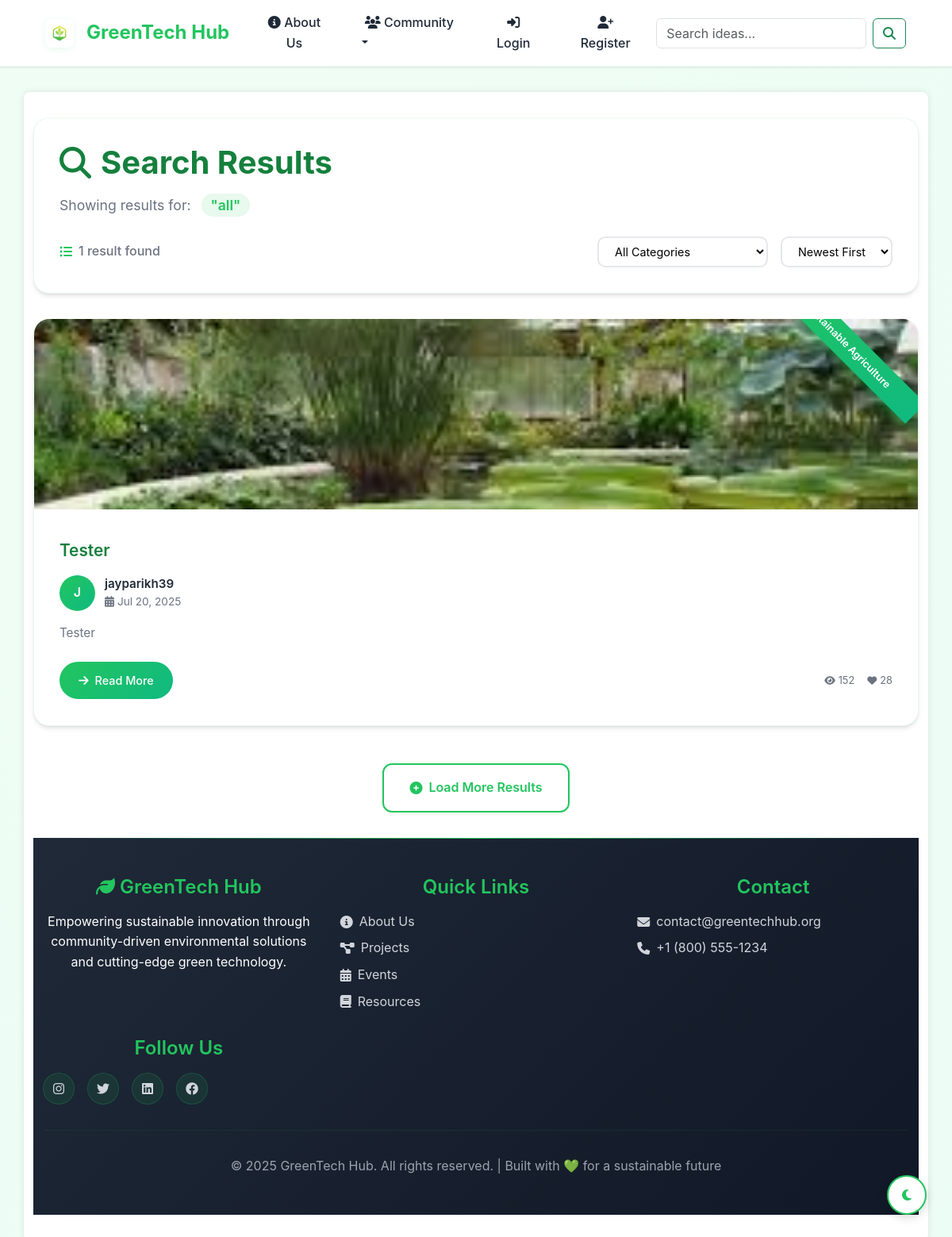
The app's page /search/ with its own data.
### green_app/models.py (models this page shows, shortened)
class GreenIdea(models.Model):
    title = models.CharField(max_length=200)
    description = models.TextField()
    submitted_by = models.ForeignKey(User, on_delete=models.CASCADE)
    category = models.ForeignKey(Category, on_delete=models.SET_NULL, null=True)
    image = models.ImageField(upload_to='idea_images/', blank=True, null=True)
    submission_date = models.DateTimeField(auto_now_add=True)
    is_featured = models.BooleanField(default=False)
    views_count = models.IntegerField(default=0)

class Category(models.Model):
    name = models.CharField(max_length=100)
    description = models.TextField()
    created_at = models.DateTimeField(auto_now_add=True)

### green_app/views.py (the view)
# urls.py: path('search/', views.search_view, name='search'),
def search_view(request):
    query = request.GET.get('q')
    category_id = request.GET.get('category')
    results = GreenIdea.objects.all().order_by('-submission_date')
    if query:
        results = results.filter(Q(title__icontains=query) | Q(description__icontains=query))
    if category_id:
        results = results.filter(category_id=category_id)
    categories = Category.objects.all()
    return render(request, 'green_app/search_results.html', {
        'results': results,
        'query': query or "all",
        'categories': categories
    })

### templates/green_app/search_results.html (shortened to what this page needs)
{% extends 'green_app/base.html' %}
{% block content %}
<div class="search-container fade-in-up">
    <div class="search-header">
        <div class="search-title-section">
            <h1 class="search-title">
                <i class="fas fa-search"></i>
                Search Results
            </h1>
            <div class="search-query">
                <span class="query-label">Showing results for:</span>
                <span class="query-text">"{{ query }}"</span>
            </div>
        </div>
        <div class="results-meta">
            <div class="results-count">
                <i class="fas fa-list-ul"></i>
                {{ results|length }} result{{ results|length|pluralize }} found
            </div>
            <div class="search-filters">
                <select class="filter-select" onchange="filterResults(this.value)">
                    <option value="all">All Categories</option>
                </select>
                <select class="sort-select" onchange="sortResults(this.value)">
                    <option value="newest">Newest First</option>
                </select>
            </div>
        </div>
    </div>
    <div class="search-content">
        {% if results %}
            <div class="results-grid" id="resultsGrid">
                {% for result in results %}
                <div class="result-card" data-category="{{ result.category.name|lower }}" data-title="{{ result.title }}" data-author="{{ result.submitted_by.username }}" data-date="{{ result.submission_date|date:'Y-m-d' }}">
                    <div class="card-ribbon">
                        <span class="category-label">{{ result.category.name }}</span>
                    </div>
                    {% if result.image %}
                    <div class="card-image-wrapper">
                    </div>
                    {% else %}
                    <div class="card-image-placeholder">
                        <i class="fas fa-lightbulb"></i>
                    </div>
                    {% endif %}
                    <div class="card-content">
                        <div class="card-header">
                            <h3 class="card-title">
                                <a href="{% url 'idea_detail' pk=result.pk %}">{{ result.title }}</a>
                            </h3>
                            <div class="card-meta">
                                <div class="author-info">
                                    <div class="author-avatar">
                                        {{ result.submitted_by.username|first|upper }}
                                    </div>
                                    <div class="author-details">
                                        <div class="author-name">{{ result.submitted_by.username }}</div>
                                        <div class="submission-date">
                                            <i class="fas fa-calendar-alt"></i>
                                            {{ result.submission_date|date:"M d, Y" }}
                                        </div>
                                    </div>
                                </div>
                            </div>
                        </div>
                        <p class="card-description">{{ result.description|truncatewords:25 }}</p>
                        <div class="card-actions">
                            <a href="{% url 'idea_detail' pk=result.pk %}" class="btn-primary">
                                <i class="fas fa-arrow-right"></i>
                                Read More
                            </a>
                            <div class="card-stats">
                                <span class="stat-item">
                                    <i class="fas fa-eye"></i>
                                    152
                                </span>
                                <span class="stat-item">
                                    <i class="fas fa-heart"></i>
                                    28
                                </span>
                            </div>
                        </div>
                    </div>
                </div>
                {% endfor %}
            </div>
            <div class="search-pagination">
                <button class="btn-pagination" onclick="loadMoreResults()">
                    <i class="fas fa-plus-circle"></i>
                    Load More Results
                </button>
            </div>
        {% endif %}
    </div>
</div>
{% endblock %}

### static/green_app/style.css (style rules this page uses)
body { font-family: 'Segoe UI', Tahoma, Geneva, Verdana, sans-serif; margin: 0; padding: 0; background-color: #f4f6f8; color: #333; }
h1, h2, h3 { color: #2e7d32; }
.card-title { color: #065f46; }

### templates/green_app/base.html (style rules this page uses)
:root { --primary-green: #22c55e; --dark-green: #15803d; --light-green: #dcfce7; --accent-green: #10b981; --text-dark: #1f2937; --text-light: #6b7280; --card-shadow: 0 4px 6px -1px rgb(0 0 0 / 0.1), 0 2px 4px -2px rgb(0 0 0 / 0.1); --card-hover-shadow: 0 20px 25px -5px rgb(0 0 0 / 0.1), 0 10px 10px -5px rgb(0 0 0 / 0.04); }
* { margin: 0; padding: 0; box-sizing: border-box; }
body { background: linear-gradient(135deg, #f0fdf4 0%, #ecfdf5 100%); font-family: 'Inter', -apple-system, BlinkMacSystemFont, sans-serif; line-height: 1.6; color: var(--text-dark); display: flex; flex-direction: column; min-height: 100vh; }
.fade-in-up { animation: fadeInUp 0.6s ease-out forwards; }

### records on screen
GreenIdea: category.name "Sustainable Agriculture", title "Tester", submitted_by.username|first "J", submitted_by.username "jayparikh39", submission_date "Jul 20, 2025", description "Tester"

### other values on screen
{{ query }} "all"
{{ results|length }} "1"
